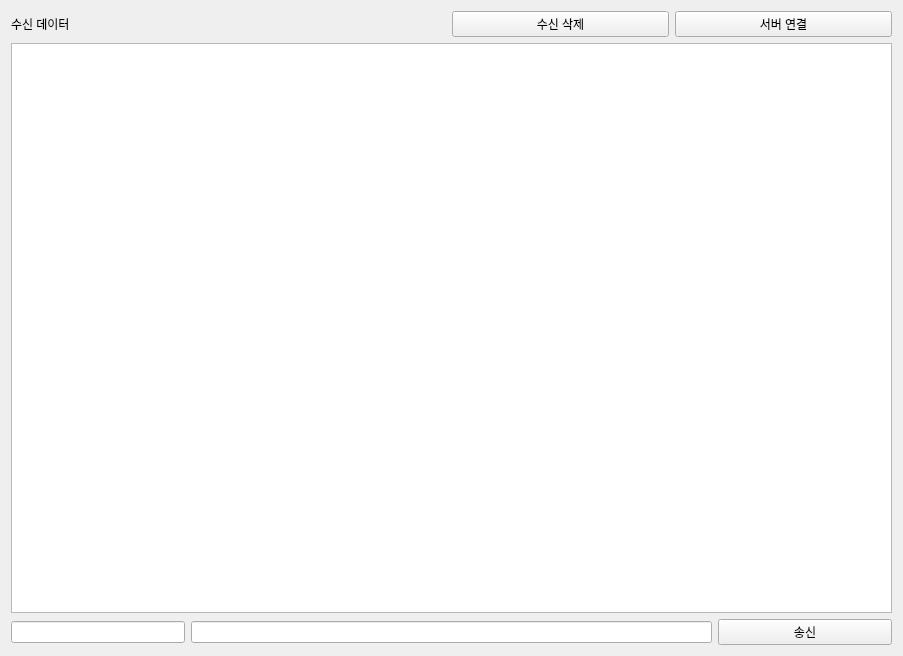
<?xml version="1.0" encoding="UTF-8"?>
<ui version="4.0">
 <class>Tab2SocketClient</class>
 <widget class="QWidget" name="Tab2SocketClient">
  <property name="geometry">
   <rect>
    <x>0</x>
    <y>0</y>
    <width>903</width>
    <height>656</height>
   </rect>
  </property>
  <property name="windowTitle">
   <string>Form</string>
  </property>
  <layout class="QVBoxLayout" name="verticalLayout" stretch="1,10,1">
   <item>
    <layout class="QHBoxLayout" name="horizontalLayout" stretch="2,1,1">
     <item>
      <widget class="QLabel" name="pLabel">
       <property name="text">
        <string>수신 데이터</string>
       </property>
      </widget>
     </item>
     <item>
      <widget class="QPushButton" name="pPBRecieveDataClear">
       <property name="text">
        <string>수신 삭제</string>
       </property>
       <property name="autoRepeatDelay">
        <number>300</number>
       </property>
      </widget>
     </item>
     <item>
      <widget class="QPushButton" name="pPBServerConnect">
       <property name="text">
        <string>서버 연결</string>
       </property>
       <property name="checkable">
        <bool>true</bool>
       </property>
      </widget>
     </item>
    </layout>
   </item>
   <item>
    <layout class="QHBoxLayout" name="horizontalLayout_2">
     <item>
      <widget class="QTextEdit" name="pTERecieveData"/>
     </item>
    </layout>
   </item>
   <item>
    <layout class="QHBoxLayout" name="horizontalLayout_3" stretch="2,6,2">
     <item>
      <widget class="QLineEdit" name="lineEdit_2"/>
     </item>
     <item>
      <widget class="QLineEdit" name="lineEdit"/>
     </item>
     <item>
      <widget class="QPushButton" name="pushButton">
       <property name="text">
        <string>송신</string>
       </property>
      </widget>
     </item>
    </layout>
   </item>
  </layout>
 </widget>
 <resources/>
 <connections/>
</ui>
